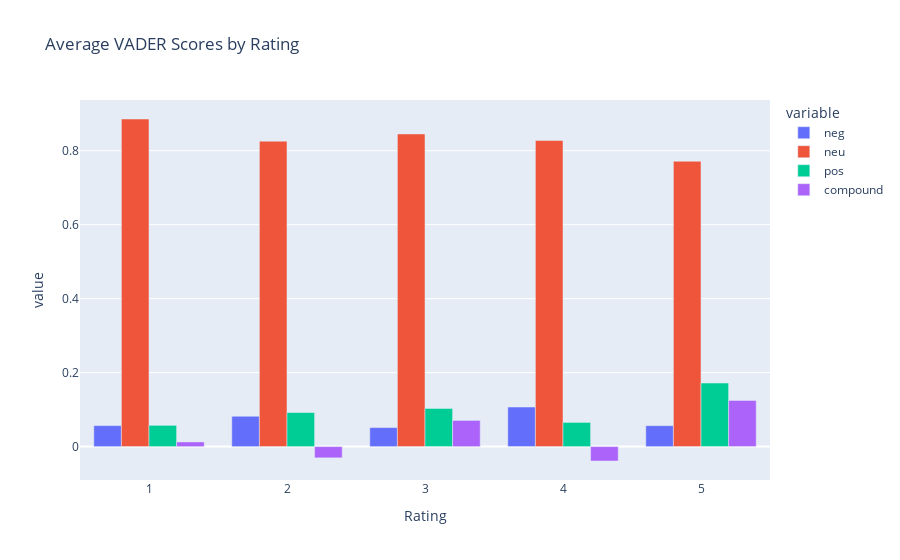

The notebook cell saved with this chart:
### Code cell
avg_scores = df2.groupby("Rating")[["neg","neu","pos","compound"]].mean().reset_index()

fig = px.bar(avg_scores, x="Rating", y=["neg","neu","pos","compound"],
             title="Average VADER Scores by Rating",
             barmode="group")
fig.show()

### Figure 1 — Plotly figure (JSON) as saved in the notebook; plotly's stock layout.template omitted (floating-point values rounded to 4 significant figures)
{"data": [{"alignmentgroup": "True", "hovertemplate": "variable=neg<br>Rating=%{x}<br>value=%{y}<extra></extra>", "legendgroup": "neg", "marker": {"color": "#636efa", "pattern": {"shape": ""}}, "name": "neg", "offsetgroup": "neg", "orientation": "v", "showlegend": true, "textposition": "auto", "type": "bar", "x": [1, 2, 3, 4, 5], "xaxis": "x", "y": [0.0568, 0.08211, 0.05147, 0.107, 0.05662], "yaxis": "y"}, {"alignmentgroup": "True", "hovertemplate": "variable=neu<br>Rating=%{x}<br>value=%{y}<extra></extra>", "legendgroup": "neu", "marker": {"color": "#EF553B", "pattern": {"shape": ""}}, "name": "neu", "offsetgroup": "neu", "orientation": "v", "showlegend": true, "textposition": "auto", "type": "bar", "x": [1, 2, 3, 4, 5], "xaxis": "x", "y": [0.8857, 0.8257, 0.8452, 0.8275, 0.7715], "yaxis": "y"}, {"alignmentgroup": "True", "hovertemplate": "variable=pos<br>Rating=%{x}<br>value=%{y}<extra></extra>", "legendgroup": "pos", "marker": {"color": "#00cc96", "pattern": {"shape": ""}}, "name": "pos", "offsetgroup": "pos", "orientation": "v", "showlegend": true, "textposition": "auto", "type": "bar", "x": [1, 2, 3, 4, 5], "xaxis": "x", "y": [0.05753, 0.09216, 0.1033, 0.06545, 0.1719], "yaxis": "y"}, {"alignmentgroup": "True", "hovertemplate": "variable=compound<br>Rating=%{x}<br>value=%{y}<extra></extra>", "legendgroup": "compound", "marker": {"color": "#ab63fa", "pattern": {"shape": ""}}, "name": "compound", "offsetgroup": "compound", "orientation": "v", "showlegend": true, "textposition": "auto", "type": "bar", "x": [1, 2, 3, 4, 5], "xaxis": "x", "y": [0.01263, -0.0303, 0.07086, -0.03887, 0.125], "yaxis": "y"}], "layout": {"autosize": true, "barmode": "group", "legend": {"title": {"text": "variable"}, "tracegroupgap": 0}, "title": {"text": "Average VADER Scores by Rating"}, "xaxis": {"anchor": "y", "autorange": true, "domain": [0, 1], "range": [0.5, 5.5], "title": {"text": "Rating"}, "type": "linear"}, "yaxis": {"anchor": "x", "autorange": true, "domain": [0, 1], "range": [-0.09023, 0.937], "title": {"text": "value"}, "type": "linear"}}}
